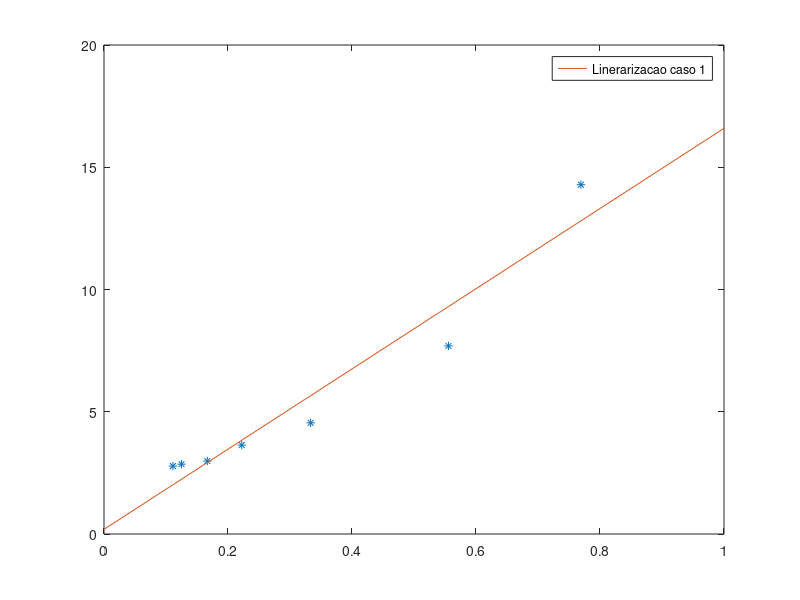

Write MATLAB code to recreate this figure. (Note: this script raises an error after producing the figure.)
clc
clear

disp('2. Ajuste de Curvas: ajuste a tabela de dados armazenada no arquivo');
disp('Para as funcoes v = Vm[S]/(Ks + [S]) e v = Vm[S]^2/(Ks^2 + [S]^2) ');
disp(' ');

load dados4.txt
[l,c] = size(dados4);
x = dados4(1:l,1);
y = dados4(1:l,2);

disp('Como a funcao do primeiro caso e v = Vm[S]/(Ks + [S]) precisamos de um');
disp('Plano intermediario onde essa funcao seria linear na forma c = ax + b. ');
disp(' ');
disp('Invertendo a funcao dos dois lados para manter a igualdade, temos: ');
disp(' ');
disp(' 1/v = Ks/Vm[S] + 1/Vm');
disp(' ');
disp(' Chamando 1/v de Y e 1/[S] de X, teremos entao:  ');
disp(' ');
disp(' Y = (Ks/Vm)*X + 1/Vm');
disp(' ');
disp(' Ks/Vm chamaremos de a e 1/Vm de b, tendo assim: ');
disp(' ');
disp(' Y = aX + b');

x = x.^-1;
y = y.^-1;
disp(' ');

xi = linspace(0,1,10);

p1 = polyfit(x,y,1);
fprintf('Y(x) = %3.3f x + %3.3f\n', p1(1), p1(2));
z1 = polyval(p1,xi);
plot(x,y,'*',xi,z1,";Linerarizacao caso 1;")

disp(' ');
disp('Para estimar o valor de [S] = 7, usaremos a linearizacao para encontrar os valores Vm e Ks: ');
disp(' ');
disp('Para encontrar o valor de Vm, basta inverter ao coeficiente linear da equacao Y = aX + b');
disp(' ');
Vm = 1/p1(2)
disp(' ');
disp('Para encontrar o valor de Ks, basta multiplicar Vm ao coeficiente angular da equacao Y = aX + b');
disp(' ');
Ks = Vm*p1(1)
disp(' ');
fprintf(' Logo temos a equacao v do caso 1 temos a aproximacao, v = %3.3f[S]/(%3.3f + [S])  ', Vm,Ks);
disp(' ');
disp(' ');
disp(' Substituindo o valor de [S] como 7 temos: ');
disp(' ');
Presult = (7*Vm)/( Ks + 7)
disp(' ');
[r2,var] = qualidade_ajuste(x,y,1,p1);
fprintf(' r2 do caso 1 e %3.3f ', r2);
disp(' ');
disp(' ');

x = x.^2;
disp(' ');
disp(' ');

hold on

p2 = polyfit(x,y,1);
fprintf('Y(x) = %3.3f x + %3.3f\n', p2(1), p2(2));
z2 = polyval(p2,xi);
plot(x,y,'*',xi,z2,";Linerarizacao caso 2;")

disp(' ');
disp('Como a funcao do segundo caso e v = Vm[S]^2/(Ks^2 + [S]^2) precisamos de um');
disp('Plano intermediario onde essa funcao seria linear na forma c = ax + b. ');
disp(' ');
disp('Invertendo a funcao dos dois lados para manter a igualdade, temos: ');
disp(' ');
disp(' 1/v = Ks^2/Vm[S]^2 + 1/Vm');
disp(' ');
disp(' Chamando 1/v de Y e 1/[S]^2 de X, teremos entao:  ');
disp(' ');
disp(' Y = (Ks^2/Vm)*X + 1/Vm');
disp(' ');
disp(' Ks^2/Vm chamaremos de a e 1/Vm de b, tendo assim: ');
disp(' ');
disp(' Y = aX + b');
disp(' ');
disp('Para encontrar o valor de Vm no caso 2, basta inverter o coeficiente linear  da equacao Y = aX + b');
disp(' ');
Vm = 1/p2(2)
disp(' ');
disp('Para encontrar o valor de Ks, basta multiplicar Vm ao coeficiente angular da equacao Y = aX + b e elevar a 1/2');
disp(' ');
Ks = (Vm*p2(1))^1/2
disp(' ');
fprintf(' Logo temos a equacao v do caso 2 temos a aproximacao, v = %3.3f[S]^2/(%3.3f^2 + [S]^2)  ', Vm,Ks);
disp(' ');
disp(' ');
disp(' Substituindo o valor de [S] como 7 temos: ');
disp(' ');
Presult = ((7^2)*Vm)/((Ks^2) + (7^2))
disp(' ');


[r2,var] = qualidade_ajuste(x,y,1,p2);
fprintf(' r2 do caso 2 e %3.3f', r2);
disp(' ');
disp(' ');
disp(' ');
hold off






